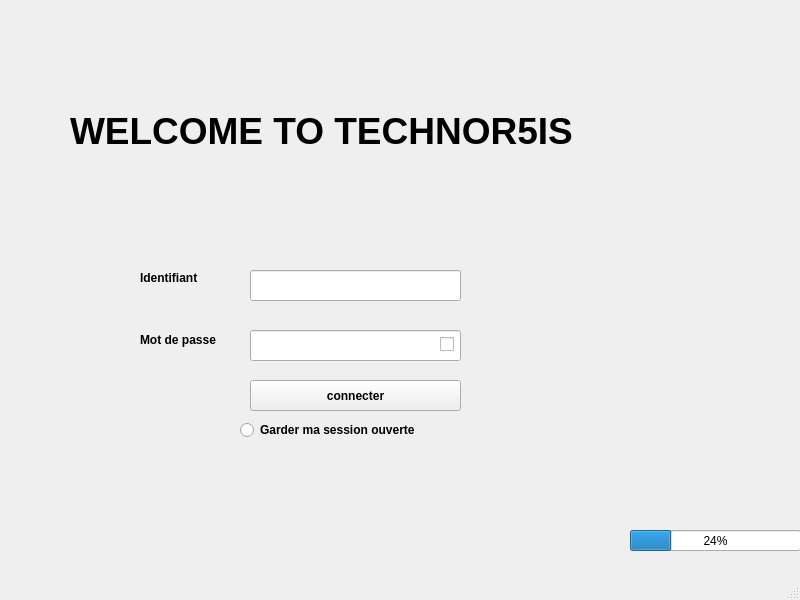
<?xml version="1.0" encoding="UTF-8"?>
<ui version="4.0">
 <class>login</class>
 <widget class="QMainWindow" name="login">
  <property name="geometry">
   <rect>
    <x>0</x>
    <y>0</y>
    <width>800</width>
    <height>600</height>
   </rect>
  </property>
  <property name="windowTitle">
   <string>login</string>
  </property>
  <widget class="QWidget" name="centralwidget">
   <widget class="QPushButton" name="connecter">
    <property name="geometry">
     <rect>
      <x>250</x>
      <y>380</y>
      <width>211</width>
      <height>31</height>
     </rect>
    </property>
    <property name="font">
     <font>
      <pointsize>9</pointsize>
      <weight>75</weight>
      <bold>true</bold>
     </font>
    </property>
    <property name="toolTip">
     <string>&lt;html&gt;&lt;head/&gt;&lt;body&gt;&lt;p&gt;Il faut que vous etes un employe de notre entreprise pour que vous pouvez connecter à notre programme !&lt;/p&gt;&lt;p&gt;&lt;br/&gt;&lt;/p&gt;&lt;/body&gt;&lt;/html&gt;</string>
    </property>
    <property name="toolTipDuration">
     <number>0</number>
    </property>
    <property name="statusTip">
     <string/>
    </property>
    <property name="text">
     <string>connecter</string>
    </property>
   </widget>
   <widget class="QLabel" name="id">
    <property name="geometry">
     <rect>
      <x>140</x>
      <y>270</y>
      <width>161</width>
      <height>16</height>
     </rect>
    </property>
    <property name="font">
     <font>
      <family>MS Shell Dlg 2</family>
      <pointsize>9</pointsize>
      <weight>75</weight>
      <bold>true</bold>
     </font>
    </property>
    <property name="text">
     <string>Identifiant</string>
    </property>
   </widget>
   <widget class="QLabel" name="background">
    <property name="geometry">
     <rect>
      <x>0</x>
      <y>0</y>
      <width>801</width>
      <height>571</height>
     </rect>
    </property>
    <property name="text">
     <string/>
    </property>
   </widget>
   <widget class="QLabel" name="name">
    <property name="geometry">
     <rect>
      <x>70</x>
      <y>110</y>
      <width>671</width>
      <height>41</height>
     </rect>
    </property>
    <property name="font">
     <font>
      <pointsize>28</pointsize>
      <weight>75</weight>
      <bold>true</bold>
     </font>
    </property>
    <property name="text">
     <string>WELCOME TO TECHNOR5IS</string>
    </property>
   </widget>
   <widget class="QLabel" name="mdp">
    <property name="geometry">
     <rect>
      <x>140</x>
      <y>330</y>
      <width>101</width>
      <height>20</height>
     </rect>
    </property>
    <property name="font">
     <font>
      <pointsize>9</pointsize>
      <weight>75</weight>
      <bold>true</bold>
     </font>
    </property>
    <property name="text">
     <string>Mot de passe</string>
    </property>
   </widget>
   <widget class="QLineEdit" name="mdp_edit">
    <property name="geometry">
     <rect>
      <x>250</x>
      <y>330</y>
      <width>211</width>
      <height>31</height>
     </rect>
    </property>
    <property name="contextMenuPolicy">
     <enum>Qt::PreventContextMenu</enum>
    </property>
    <property name="echoMode">
     <enum>QLineEdit::Password</enum>
    </property>
   </widget>
   <widget class="QRadioButton" name="session">
    <property name="geometry">
     <rect>
      <x>240</x>
      <y>420</y>
      <width>241</width>
      <height>20</height>
     </rect>
    </property>
    <property name="font">
     <font>
      <pointsize>9</pointsize>
      <weight>75</weight>
      <bold>true</bold>
     </font>
    </property>
    <property name="text">
     <string>Garder ma session ouverte</string>
    </property>
   </widget>
   <widget class="QLineEdit" name="id_edit">
    <property name="geometry">
     <rect>
      <x>250</x>
      <y>270</y>
      <width>211</width>
      <height>31</height>
     </rect>
    </property>
   </widget>
   <widget class="QProgressBar" name="progressBar">
    <property name="geometry">
     <rect>
      <x>630</x>
      <y>530</y>
      <width>171</width>
      <height>21</height>
     </rect>
    </property>
    <property name="value">
     <number>24</number>
    </property>
   </widget>
   <widget class="QLabel" name="etat">
    <property name="geometry">
     <rect>
      <x>0</x>
      <y>550</y>
      <width>55</width>
      <height>16</height>
     </rect>
    </property>
    <property name="text">
     <string/>
    </property>
   </widget>
   <widget class="QCheckBox" name="check_mdp">
    <property name="geometry">
     <rect>
      <x>440</x>
      <y>329</y>
      <width>61</width>
      <height>31</height>
     </rect>
    </property>
    <property name="toolTip">
     <string>Afficher mot de passe.</string>
    </property>
    <property name="styleSheet">
     <string notr="true"/>
    </property>
    <property name="text">
     <string/>
    </property>
   </widget>
   <zorder>background</zorder>
   <zorder>connecter</zorder>
   <zorder>id</zorder>
   <zorder>name</zorder>
   <zorder>mdp</zorder>
   <zorder>mdp_edit</zorder>
   <zorder>session</zorder>
   <zorder>id_edit</zorder>
   <zorder>progressBar</zorder>
   <zorder>etat</zorder>
   <zorder>check_mdp</zorder>
  </widget>
  <widget class="QMenuBar" name="menubar">
   <property name="geometry">
    <rect>
     <x>0</x>
     <y>0</y>
     <width>800</width>
     <height>26</height>
    </rect>
   </property>
  </widget>
  <widget class="QStatusBar" name="statusbar"/>
 </widget>
 <resources/>
 <connections/>
</ui>
